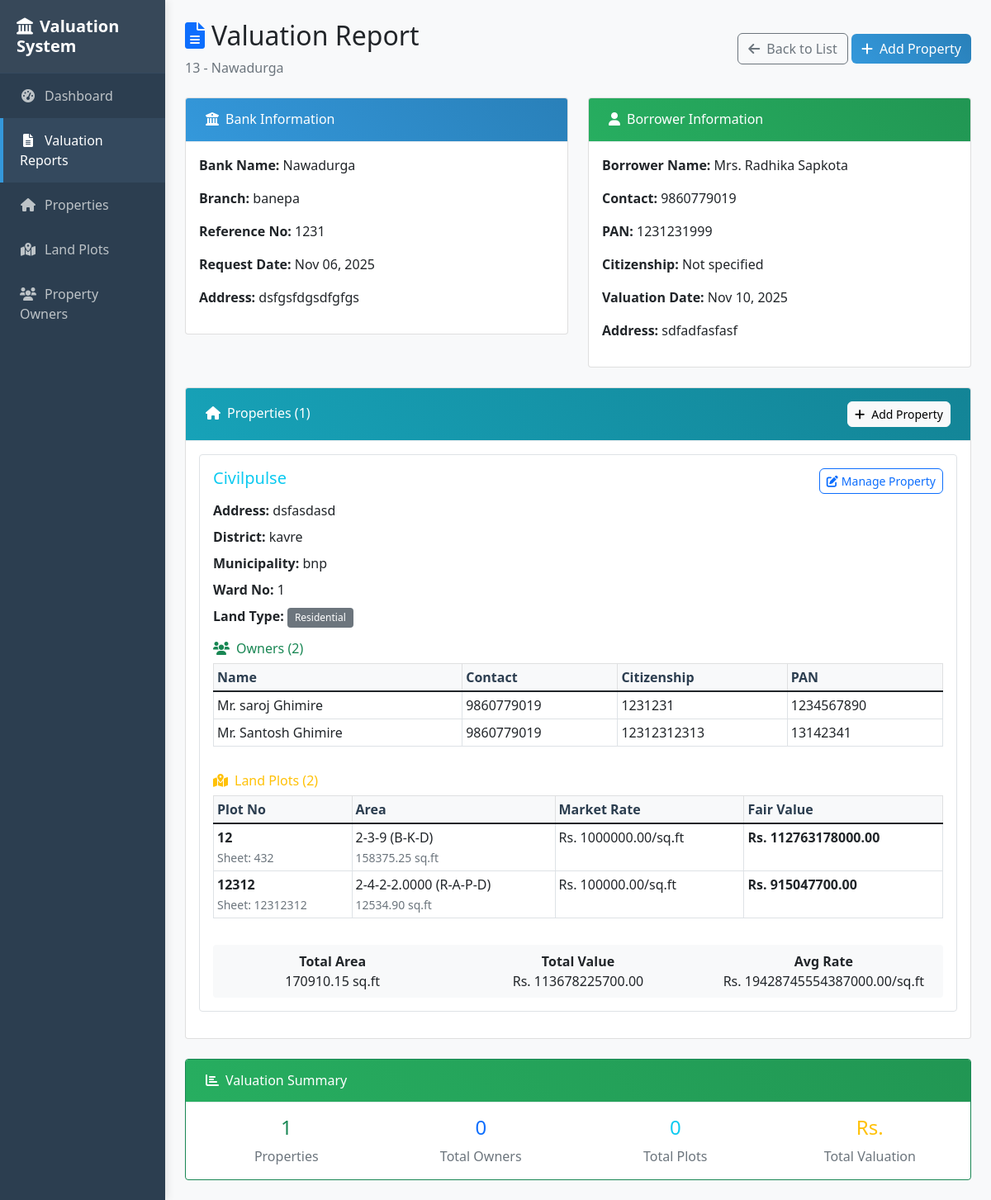
Screenshot of /reports/1/ with the database file from the repository.
### report/models.py (models this page shows, shortened)
class Valuation(models.Model):
    val_date = models.DateField(default=date.today, verbose_name="Valuation Date")
    report_number = models.CharField(max_length=50, unique=True, verbose_name="Report Number")
    bank_name = models.CharField(max_length=100, verbose_name="Bank Name")
    bank_branch = models.CharField(max_length=100, blank=True, verbose_name="Bank Branch")
    bank_address = models.TextField(blank=True, verbose_name="Bank Address")
    bank_req_date = models.DateField(blank=True, null=True, verbose_name="Bank Request Date")
    bank_ref_no = models.CharField(max_length=100, blank=True, verbose_name="Bank Reference No")
    borrower_name = models.CharField(max_length=100, verbose_name="Borrower Name")
    borrower_address = models.TextField(blank=True, verbose_name="Borrower Address")
    borrower_contact = models.CharField(max_length=15, blank=True, verbose_name="Contact Number")
    borrower_pan = models.CharField(max_length=15, blank=True, verbose_name="PAN Number")
    borrower_citizenship = models.CharField(max_length=20, blank=True, verbose_name="Citizenship Number")
    created_at = models.DateTimeField(auto_now_add=True)  # Changed to auto_now_add
    class Meta:
        verbose_name = "Valuation Report"
        verbose_name_plural = "Valuation Reports"
        ordering = ['-val_date']

class Property(models.Model):
    valuation = models.ForeignKey(Valuation, on_delete=models.CASCADE, related_name='properties')
    name = models.CharField(max_length=100, verbose_name="Property Name")
    address = models.TextField(verbose_name="Property Address")
    district = models.CharField(max_length=50, verbose_name="District")
    municipality = models.CharField(max_length=50, blank=True, verbose_name="Municipality")
    ward_no = models.IntegerField(default=1, verbose_name="Ward Number")
    land_type = models.CharField(max_length=20, choices=[
        ('residential', 'Residential'),
        ('commercial', 'Commercial'),
        ('agricultural', 'Agricultural'),
        ('forest', 'Forest'),
        ('other', 'Other')
    ], default='residential')
    created_at = models.DateTimeField(auto_now_add=True)
    class Meta:
        verbose_name_plural = "Properties"
        ordering = ['name']
    @property
    def total_value(self):
        return sum(plot.fair_market_value or 0 for plot in self.plots.all())
    @property
    def total_area_sqft(self):
        return sum(plot.area_sqft or 0 for plot in self.plots.all())

class Owner(models.Model):
    property = models.ForeignKey(Property, on_delete=models.CASCADE, related_name='owners')
    name = models.CharField(max_length=100, verbose_name="Owner Name")
    address = models.TextField(blank=True, verbose_name="Owner Address")
    contact_number = models.CharField(max_length=15, blank=True, verbose_name="Contact Number")
    citizenship_number = models.CharField(max_length=20, blank=True, verbose_name="Citizenship Number")
    pan_number = models.CharField(max_length=15, blank=True, verbose_name="PAN Number")
    created_at = models.DateTimeField(auto_now_add=True)
    class Meta:
        verbose_name_plural = "Property Owners"

class Plot(models.Model):
    property = models.ForeignKey(Property, on_delete=models.CASCADE, related_name='plots')
    plot_number = models.CharField(max_length=20, verbose_name="Plot Number")
    sheet_number = models.CharField(max_length=20, blank=True, verbose_name="Sheet Number")
    ropani = models.IntegerField(default=0, verbose_name="Ropani")
    ana = models.IntegerField(default=0, verbose_name="Ana")
    paisa = models.IntegerField(default=0, verbose_name="Paisa")
    dam = models.DecimalField(max_digits=6, decimal_places=4, default=0, verbose_name="Dam")
    bigha = models.IntegerField(default=0, verbose_name="Bigha")
    kattha = models.IntegerField(default=0, verbose_name="Kattha")
    dhur = models.IntegerField(default=0, verbose_name="Dhur")
    area_sqft = models.DecimalField(max_digits=15, decimal_places=2, default=0, verbose_name="Area (Sq. Ft)")
    area_sqmt = models.DecimalField(max_digits=15, decimal_places=2, default=0, verbose_name="Area (Sq. M)")
    gov_rate_per_sqft = models.DecimalField(max_digits=10, decimal_places=2, default=0, verbose_name="Government Rate/Sq.Ft")
    market_rate_per_sqft = models.DecimalField(max_digits=10, decimal_places=2, default=0, verbose_name="Market Rate/Sq.Ft")
    gov_value = models.DecimalField(max_digits=15, decimal_places=2, default=0, verbose_name="Government Value")
    market_value = models.DecimalField(max_digits=15, decimal_places=2, default=0, verbose_name="Market Value")
    fair_market_value = models.DecimalField(max_digits=15, decimal_places=2, default=0, verbose_name="Fair Market Value")
    north_boundary = models.CharField(max_length=100, blank=True, verbose_name="North Boundary")
    south_boundary = models.CharField(max_length=100, blank=True, verbose_name="South Boundary")
    east_boundary = models.CharField(max_length=100, blank=True, verbose_name="East Boundary")
    west_boundary = models.CharField(max_length=100, blank=True, verbose_name="West Boundary")
    remarks = models.TextField(blank=True, verbose_name="Remarks")
    created_at = models.DateTimeField(auto_now_add=True)
    class Meta:
        verbose_name_plural = "Land Plots"
        ordering = ['plot_number']

### report/views.py (the view)
# urls.py: path('reports/<int:pk>/', views.valuation_detail, name='valuation_detail'),
def valuation_detail(request, pk):
    valuation = get_object_or_404(
        Valuation.objects.prefetch_related('properties__owners', 'properties__plots'),
        pk=pk
    )
    return render(request, 'report/valuation_detail.html', {'valuation': valuation})

### report/templates/report/valuation_detail.html (shortened to what this page needs)
{% extends "report/base.html" %}
{% block content %}
<div class="d-flex justify-content-between align-items-center mb-4">
    <div>
        <h2><i class="fas fa-file-alt text-primary me-2"></i>Valuation Report</h2>
        <p class="text-muted mb-0">{{ valuation.report_number }} - {{ valuation.bank_name }}</p>
    </div>
    <div>
        <a href="{% url 'report:valuation_list' %}" class="btn btn-outline-secondary">
            <i class="fas fa-arrow-left me-2"></i>Back to List
        </a>
        <a href="{% url 'report:property_add' valuation.pk %}" class="btn btn-primary">
            <i class="fas fa-plus me-2"></i>Add Property
        </a>
    </div>
</div>
<div class="row mb-4">
    <div class="col-md-6">
        <div class="card">
            <div class="card-header bg-primary text-white">
                <h6 class="mb-0"><i class="fas fa-university me-2"></i>Bank Information</h6>
            </div>
            <div class="card-body">
                <p><strong>Bank Name:</strong> {{ valuation.bank_name }}</p>
                <p><strong>Branch:</strong> {{ valuation.bank_branch|default:"Not specified" }}</p>
                <p><strong>Reference No:</strong> {{ valuation.bank_ref_no|default:"Not specified" }}</p>
                <p><strong>Request Date:</strong> {{ valuation.bank_req_date|date:"M d, Y"|default:"Not specified" }}</p>
                {% if valuation.bank_address %}
                <p><strong>Address:</strong> {{ valuation.bank_address }}</p>
                {% endif %}
            </div>
        </div>
    </div>
    <div class="col-md-6">
        <div class="card">
            <div class="card-header bg-success text-white">
                <h6 class="mb-0"><i class="fas fa-user me-2"></i>Borrower Information</h6>
            </div>
            <div class="card-body">
                <p><strong>Borrower Name:</strong> {{ valuation.borrower_name }}</p>
                <p><strong>Contact:</strong> {{ valuation.borrower_contact|default:"Not specified" }}</p>
                <p><strong>PAN:</strong> {{ valuation.borrower_pan|default:"Not specified" }}</p>
                <p><strong>Citizenship:</strong> {{ valuation.borrower_citizenship|default:"Not specified" }}</p>
                <p><strong>Valuation Date:</strong> {{ valuation.val_date|date:"M d, Y" }}</p>
                {% if valuation.borrower_address %}
                <p><strong>Address:</strong> {{ valuation.borrower_address }}</p>
                {% endif %}
            </div>
        </div>
    </div>
</div>
<div class="card mb-4">
    <div class="card-header bg-info text-white d-flex justify-content-between align-items-center">
        <h6 class="mb-0"><i class="fas fa-home me-2"></i>Properties ({{ valuation.properties.count }})</h6>
        <a href="{% url 'report:property_add' valuation.pk %}" class="btn btn-light btn-sm">
            <i class="fas fa-plus me-2"></i>Add Property
        </a>
    </div>
    <div class="card-body">
        {% if valuation.properties.all %}
            {% for property in valuation.properties.all %}
            <div class="property-section border rounded p-3 mb-3">
                <div class="d-flex justify-content-between align-items-start mb-2">
                    <h5 class="text-info mb-0">{{ property.name }}</h5>
                    <a href="{% url 'report:property_edit' property.pk %}" class="btn btn-outline-primary btn-sm">
                        <i class="fas fa-edit me-1"></i>Manage Property
                    </a>
                </div>
                <p class="mb-2"><strong>Address:</strong> {{ property.address }}</p>
                <p class="mb-2"><strong>District:</strong> {{ property.district }}</p>
                {% if property.municipality %}
                <p class="mb-2"><strong>Municipality:</strong> {{ property.municipality }}</p>
                {% endif %}
                <p class="mb-2"><strong>Ward No:</strong> {{ property.ward_no }}</p>
                <p class="mb-2"><strong>Land Type:</strong>
                    <span class="badge bg-secondary">{{ property.get_land_type_display }}</span>
                </p>
                {% if property.owners.all %}
                <h6 class="mt-3 text-success">
                    <i class="fas fa-users me-2"></i>Owners ({{ property.owners.count }})
                </h6>
                <div class="table-responsive">
                    <table class="table table-sm table-bordered">
                        <thead class="table-light">
                            <tr>
                                <th>Name</th>
                                <th>Contact</th>
                                <th>Citizenship</th>
                                <th>PAN</th>
                            </tr>
                        </thead>
                        <tbody>
                            {% for owner in property.owners.all %}
                            <tr>
                                <td>{{ owner.name }}</td>
                                <td>{{ owner.contact_number|default:"-" }}</td>
                                <td>{{ owner.citizenship_number|default:"-" }}</td>
                                <td>{{ owner.pan_number|default:"-" }}</td>
                            </tr>
                            {% endfor %}
                        </tbody>
                    </table>
                </div>
                {% else %}
                <div class="alert alert-warning mt-3">
                    <i class="fas fa-exclamation-triangle me-2"></i>No owners added to this property.
                </div>
                {% endif %}
                {% if property.plots.all %}
                <h6 class="mt-3 text-warning">
                    <i class="fas fa-map-marked-alt me-2"></i>Land Plots ({{ property.plots.count }})
                </h6>
                <div class="table-responsive">
                    <table class="table table-sm table-bordered">
                        <thead class="table-light">
                            <tr>
                                <th>Plot No</th>
                                <th>Area</th>
                                <th>Market Rate</th>
                                <th>Fair Value</th>
                            </tr>
                        </thead>
                        <tbody>
                            {% for plot in property.plots.all %}
                            <tr>
                                <td>
                                    <strong>{{ plot.plot_number }}</strong>
                                    {% if plot.sheet_number %}
                                    <br><small class="text-muted">Sheet: {{ plot.sheet_number }}</small>
                                    {% endif %}
                                </td>
                                <td>
                                    {% if plot.ropani > 0 or plot.ana > 0 %}
                                        {{ plot.ropani }}-{{ plot.ana }}-{{ plot.paisa }}-{{ plot.dam }} (R-A-P-D)
                                        <br><small class="text-muted">{{ plot.area_sqft|floatformat:2 }} sq.ft</small>
                                    {% elif plot.bigha > 0 or plot.kattha > 0 %}
                                        {{ plot.bigha }}-{{ plot.kattha }}-{{ plot.dhur }} (B-K-D)
                                        <br><small class="text-muted">{{ plot.area_sqft|floatformat:2 }} sq.ft</small>
                                    {% else %}
                                        {{ plot.area_sqft|floatformat:2 }} sq.ft
                                    {% endif %}
                                </td>
                                <td>Rs. {{ plot.market_rate_per_sqft|floatformat:2 }}/sq.ft</td>
                                <td><strong>Rs. {{ plot.fair_market_value|floatformat:2 }}</strong></td>
                            </tr>
                            {% endfor %}
                        </tbody>
                    </table>
                </div>
                <div class="mt-3 p-2 bg-light rounded">
                    <div class="row text-center">
                        <div class="col-md-4">
                            <strong>Total Area</strong><br>
                            {{ property.total_area_sqft|floatformat:2 }} sq.ft
                        </div>
                        <div class="col-md-4">
                            <strong>Total Value</strong><br>
                            Rs. {{ property.total_value|floatformat:2 }}
                        </div>
                        <div class="col-md-4">
                            <strong>Avg Rate</strong><br>
                            {% if property.total_area_sqft > 0 %}
                                {% widthratio property.total_value 1 property.total_area_sqft as avg_rate %}
                                Rs. {{ avg_rate|floatformat:2 }}/sq.ft
                            {% else %}
                                Rs. 0.00/sq.ft
                            {% endif %}
                        </div>
                    </div>
                </div>
                {% else %}
                <div class="alert alert-warning mt-3">
                    <i class="fas fa-exclamation-triangle me-2"></i>No land plots added to this property.
                </div>
                {% endif %}
            </div>
            {% endfor %}
        {% endif %}
    </div>
</div>
{% if valuation.properties.all %}
<div class="card mt-4 border-success">
    <div class="card-header bg-success text-white">
        <h6 class="mb-0"><i class="fas fa-chart-bar me-2"></i>Valuation Summary</h6>
    </div>
    <div class="card-body">
        <div class="row text-center">
            <div class="col-md-3">
                <h4 class="text-success">{{ valuation.properties.count }}</h4>
                <p class="mb-0 text-muted">Properties</p>
            </div>
            <div class="col-md-3">
                <h4 class="text-primary">
                    {% with total_owners=0 %}
                        {{ total_owners }}
                    {% endwith %}
                </h4>
                <p class="mb-0 text-muted">Total Owners</p>
            </div>
            <div class="col-md-3">
                <h4 class="text-info">
                    {% with total_plots=0 %}
                        {{ total_plots }}
                    {% endwith %}
                </h4>
                <p class="mb-0 text-muted">Total Plots</p>
            </div>
            <div class="col-md-3">
                <h4 class="text-warning">Rs. {{ valuation.total_valuation|floatformat:2 }}</h4>
                <p class="mb-0 text-muted">Total Valuation</p>
            </div>
        </div>
    </div>
</div>
{% endif %}
{% endblock %}

### rows the page displays
Valuation: report_number "13", bank_name "Nawadurga", bank_branch "banepa", bank_ref_no "1231", bank_req_date "Nov 06, 2025", bank_address "dsfgsfdgsdfgfgs", borrower_name "Mrs. Radhika Sapkota", borrower_contact "9860779019", borrower_pan "1231231999", borrower_citizenship "Not specified", val_date "Nov 10, 2025", borrower_address "sdfadfasfasf", properties.count "1"
Property: name "Civilpulse", address "dsfasdasd", district "kavre", municipality "bnp", ward_no "1", land_type "Residential", owners.count "2", plots.count "2", total_area_sqft "170910.15", total_value "113678225700.00", avg_rate "19428745554387000.00"
Owner: name "Mr. saroj Ghimire", contact_number "9860779019", citizenship_number "1231231", pan_number "1234567890"
Owner: name "Mr. Santosh Ghimire", contact_number "9860779019", citizenship_number "12312312313", pan_number "13142341"
Plot: plot_number "12", sheet_number "432", bigha "2", kattha "3", dhur "9", area_sqft "158375.25", market_rate_per_sqft "1000000.00", fair_market_value "112763178000.00"
Plot: plot_number "12312", sheet_number "12312312", ropani "2", ana "4", paisa "2", dam "2.0000", area_sqft "12534.90", market_rate_per_sqft "100000.00", fair_market_value "915047700.00"

### other values shown
{{ total_owners }} "0"
{{ total_plots }} "0"
